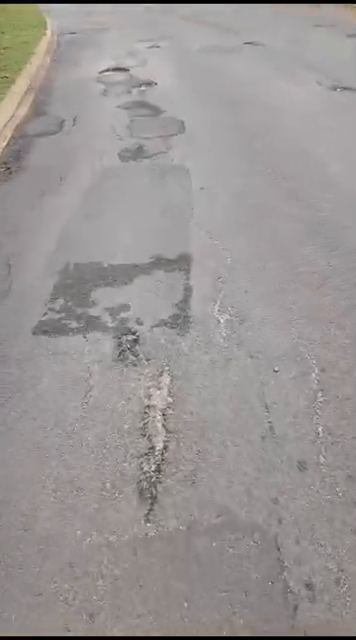
#> input picture frame 82 of videoplayback.mp4, 356 x 640 px
$ python read_video.py
#> lines starting #> are read from the running program, lines starting #| are printed output that depends on the picture; after the words box and inside, x2 and y2 are one past the last pixel; in counts of white or black regions, pixels touching at a corner belong together
import cv2

cap = cv2.VideoCapture("videoplayback.mp4")

while True:

    ret, frame = cap.read()
#> frame is the input picture: shape (640, 356, 3); mean B, G, R 148.8, 150, 154.4

    if not ret:
        break

    # -----------------------------
    # 1. Grayscale
    # -----------------------------
    gray = cv2.cvtColor(
        frame,
        cv2.COLOR_BGR2GRAY
    )

    # -----------------------------
    # 2. Blur
    # -----------------------------
    gray = cv2.GaussianBlur(
        gray,
        (5, 5),
        0
    )

    # -----------------------------
    # 3. Threshold
    # -----------------------------
    _, thresh = cv2.threshold(
        gray,
        130,
        255,
        cv2.THRESH_BINARY_INV
    )
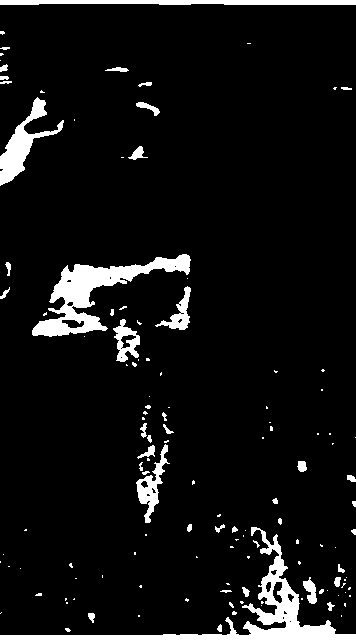
#> thresh: shape (640, 356); 7% white; 129 white regions (86 under 20 px)

    # -----------------------------
    # 4. Find contours
    # -----------------------------
    contours, _ = cv2.findContours(
        thresh,
        cv2.RETR_EXTERNAL,
        cv2.CHAIN_APPROX_SIMPLE
    )
#> contours = 129 contours, 100 with area under 20; largest, box (x1, y1, x2, y2) and area: (0, 527, 356, 640) 4278, (32, 254, 191, 337) 3772, (0, 97, 64, 186) 1480, (0, 0, 356, 5) 1267, (136, 444, 170, 523) 744

    # -----------------------------
    # 5. Check every contour
    # -----------------------------
    for contour in contours:

        area = cv2.contourArea(contour)

        # Ignore tiny objects
        if area < 400:
            continue

        # Ignore extremely large objects
        if area > 20000:
            continue

        # -----------------------------
        # Rectangle around contour
        # -----------------------------
        x, y, w, h = cv2.boundingRect(contour)

        # Ignore very small rectangles
        if w < 20 or h < 20:
            continue

        # Ignore extremely large rectangles
        if w > 300 or h > 300:
            continue

        # -----------------------------
        # Aspect ratio
        # -----------------------------
        aspect_ratio = w / float(h)

        # Reject very thin lines
        if aspect_ratio > 3.5:
            continue

        if aspect_ratio < 0.25:
            continue

        # -----------------------------
        # Draw rectangle
        # -----------------------------
        cv2.rectangle(
            frame,
            (x, y),
            (x + w, y + h),
            (0, 0, 255),
            3
        )

        # -----------------------------
        # Text
        # -----------------------------
        cv2.putText(
            frame,
            "HOLE DETECTED",
            (x, y - 10),
            cv2.FONT_HERSHEY_SIMPLEX,
            0.6,
            (0, 0, 255),
            2,
            cv2.LINE_AA
        )
#> this loop made 129 passes
#> area on passes 2, 5, 10, 27, 34, 35, 39, 60: 20, 35, 24.5, 34.5, 40, 177.5, 21.5, 24.5
#> (area, x, y, w, h) on pass 58: (4278.5, 0, 527, 356, 113)
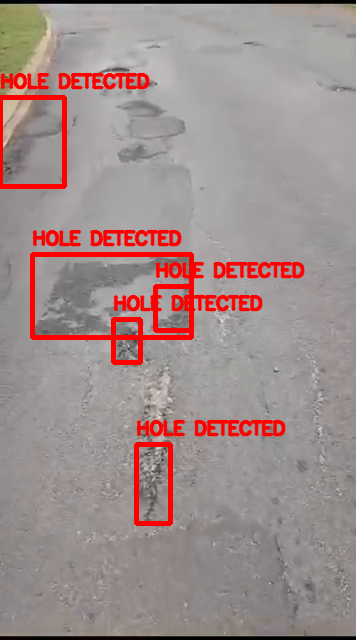
#> frame: shape (640, 356, 3); 6.92% of pixels changed, all inside (x1, y1, x2, y2) = (0, 72, 306, 526)

    # -----------------------------
    # Show video
    # -----------------------------
    cv2.imshow(
        "Pothole Detection",
        frame
    )

    # 30 FPS
    if cv2.waitKey(30) & 0xFF == ord("q"):
#> (key q is pressed here)
        break


cap.release()
cv2.destroyAllWindows()

$ run again, starting later in the video
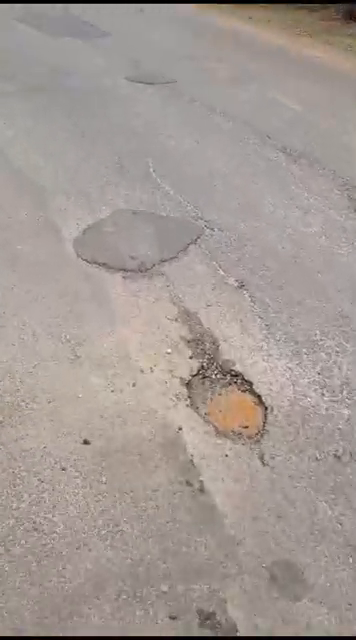
#> input picture frame 369 of videoplayback.mp4, 356 x 640 px
#> frame is the input picture: shape (640, 356, 3); mean B, G, R 148.1, 153.4, 163.4
#> `_, thresh = cv2.threshold( gray, 130, 255, cv2.THRESH_BINARY_INV )`:
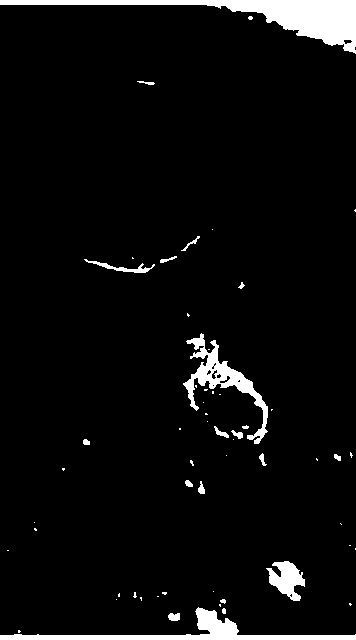
#> thresh: shape (640, 356); 5% white; 57 white regions (37 under 20 px)
#> contours = 57 contours, 41 with area under 20; largest, box (x1, y1, x2, y2) and area: (0, 0, 356, 54) 4572, (0, 607, 356, 640) 2141, (183, 333, 268, 444) 1870, (266, 561, 305, 601) 790, (84, 259, 155, 273) 178
#> the loop `for contour in contours: ` made 57 passes
#> area on passes 2, 22, 23, 28, 29, 32, 33, 35: 64.5, 41.5, 29.5, 23.5, 32.5, 25, 42, 50
#> after the loop `for contour in contours:`:
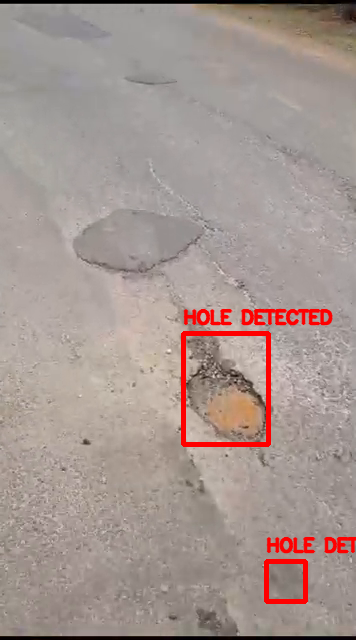
#> frame: shape (640, 356, 3); 2.56% of pixels changed, all inside (x1, y1, x2, y2) = (181, 308, 356, 604)

$ run again, starting later in the video
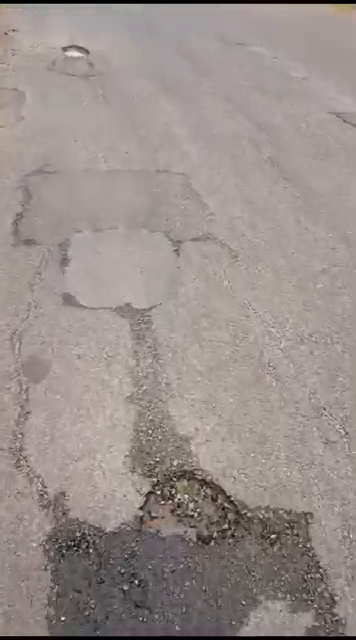
#> input picture frame 656 of videoplayback.mp4, 356 x 640 px
#> frame is the input picture: shape (640, 356, 3); mean B, G, R 139.9, 143.3, 153.4
#> `_, thresh = cv2.threshold( gray, 130, 255, cv2.THRESH_BINARY_INV )`:
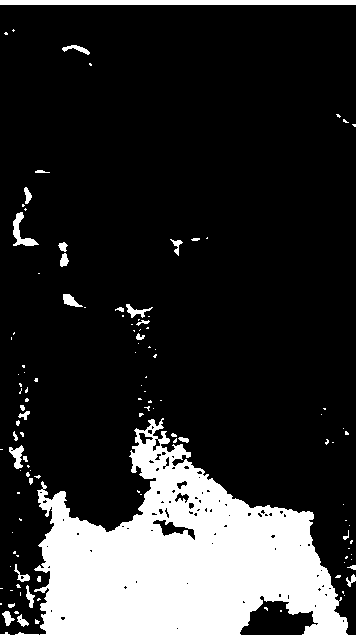
#> thresh: shape (640, 356); 19.1% white; 119 white regions (88 under 20 px)
#> contours = 117 contours, 97 with area under 20; largest, box (x1, y1, x2, y2) and area: (0, 418, 356, 640) 41066, (0, 0, 356, 5) 1420, (13, 212, 39, 246) 258, (9, 445, 24, 469) 154, (63, 294, 83, 307) 114
#> the loop `for contour in contours: ` made 117 passes
#> area on passes 2, 4, 13, 17, 20, 46, 50, 57: 57, 79, 69, 40.5, 73, 154.5, 30, 41066.5
